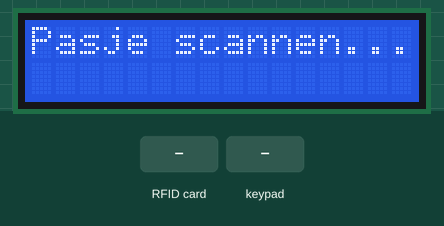
Recording of a sketch running on a simulated Arduino Uno, built with avr-gcc and run on an emulated ATmega328P. Parts: 16×2 character LCD. The test bench sets the inputs (shaded band).

Above: at 1.3 s.
1.4 s: RFID card 24 CF 14 17 held to the reader
At 2.6 s:
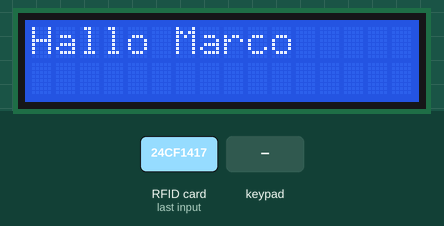
At 4.1 s:
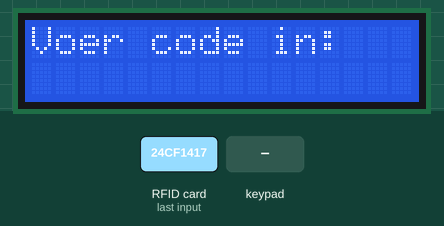
4.4 s: keypad keys 5 6 6 8 pressed 0.4 s apart
At 6.5 s:
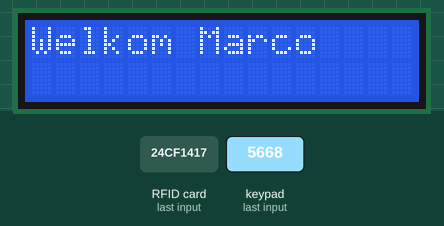
Timing chart, 0 to 8.0 s (numbered marks = the images above; inputs shaded):
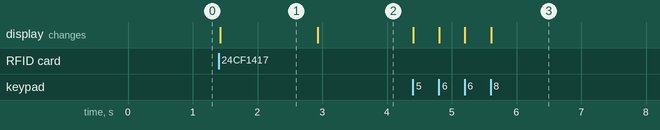

Measured:
- after the input at 1.4 s, the display: changes at once (image 1)
- after the input at 4.4 s, the display: first changes at once (image 3 shows a later state)
- what the display in image 1 shows lasts 1.5 s, from 1.4 s to 2.9 s

The sketch:

project-9code.ino
```cpp
#include <SPI.h>
#include <MFRC522.h>
#include <LiquidCrystal.h>
#include <Keypad.h>

// LCD‑scherm: RS, E, D4, D5, D6, D7
LiquidCrystal lcd(9, 10, A3, A2, A1, A0);

// RFID‑module pinnen
#define SS_PIN A5
#define RST_PIN A4
MFRC522 rfid(SS_PIN, RST_PIN);

// Keypad‑grootte
const byte ROWS = 4;
const byte COLS = 4;

// Keypad‑indeling
char keys[ROWS][COLS] = {
  {'1','2','3','A'},
  {'4','5','6','B'},
  {'7','8','9','C'},
  {'*','0','#','D'}
};

// Keypad‑pinnen
byte rowPins[ROWS] = {2, 3, 0, 4};
byte colPins[COLS] = {5, 6, 7, 8};

Keypad keypad = Keypad(makeKeymap(keys), rowPins, colPins, ROWS, COLS);

// Toegestane RFID‑UIDs
String uidBouke = "51:45:0D:02";
String uidMarco = "24:CF:14:17";

// Correcte pincode
String correctCode = "5668";

// Zet UID om naar leesbare HEX‑string
String getUID() {
  String uid = "";
  for (byte i = 0; i < rfid.uid.size; i++) {
    uid += String(rfid.uid.uidByte[i], HEX);
    if (i < rfid.uid.size - 1) uid += ":";
  }
  uid.toUpperCase();
  return uid;
}

// Startscherm tonen
void showStart() {
  lcd.clear();
  lcd.print("Pasje scannen...");
}

void setup() {
  lcd.begin(16, 2);
  showStart();

  SPI.begin();
  rfid.PCD_Init();
}

void loop() {

  // Wachten op RFID‑kaart
  if (!rfid.PICC_IsNewCardPresent() || !rfid.PICC_ReadCardSerial()) {
    return;
  }

  // UID uitlezen
  String uid = getUID();
  String naam = "";

  // Check of UID bekend is
  if (uid == uidBouke) naam = "Bouke";
  if (uid == uidMarco) naam = "Marco";

  // Onbekend pasje → terug naar start
  if (naam == "") {
    showStart();
    rfid.PICC_HaltA();
    return;
  }

  // Bekende gebruiker begroeten
  lcd.clear();
  lcd.print("Hallo ");
  lcd.print(naam);
  delay(1500);

  // Pincode invoer
  lcd.clear();
  lcd.print("Voer code in:");
  lcd.setCursor(0,1);

  String entered = "";

  // Wacht tot 4 cijfers zijn ingevoerd
  while (entered.length() < 4) {
    char key = keypad.getKey();
    if (key && key >= '0' && key <= '9') {
      entered += key;

      // Toon sterretjes
      lcd.setCursor(0,1);
      for (int i = 0; i < entered.length(); i++) {
        lcd.print("*");
      }
    }
  }

  // Code controleren
  if (entered == correctCode) {
    lcd.clear();
    lcd.print("Welkom ");
    lcd.print(naam);
    delay(5000);
  } else {
    lcd.clear();
    lcd.print("Foute code!");
    delay(2000);
  }

  // Terug naar start
  showStart();
  rfid.PICC_HaltA();
}
```
